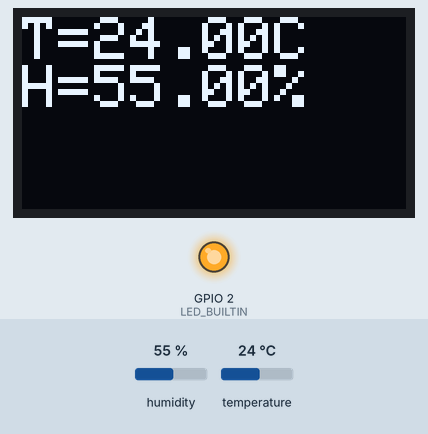
This sketch was run on a simulated ESP8266 (NodeMCU). Parts: 128×64 one-colour display, output pins drawn as LEDs (lit = HIGH, except the on-board LED, lit = LOW). The test bench sets the inputs (shaded band); at power-on: humidity 55 %, temperature 24 °C. WiFi joins after 1.5 s; servers stay silent unless stated; the display library's start-up logo is not drawn; uploads are accepted with an empty reply; what the sketch prints to the serial monitor is not drawn.

Above: at 8.8 s.
8.9 s: humidity set to 22 %
At 12.7 s:
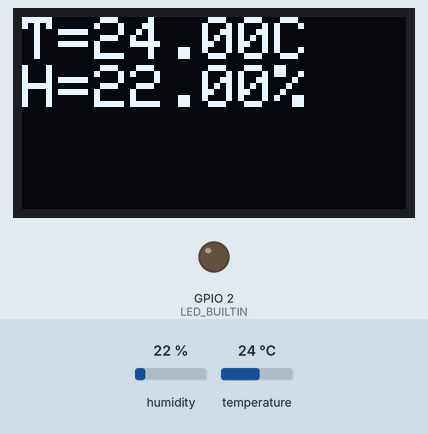
13.3 s: temperature set to 12 °C
At 16.5 s:
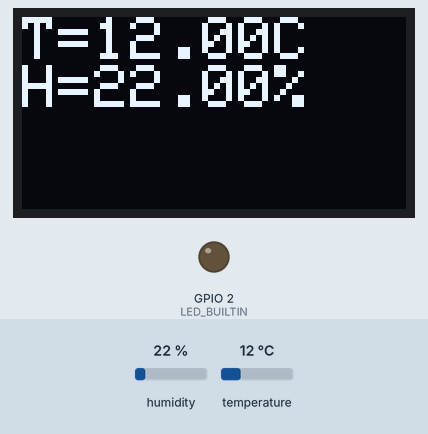
17.6 s: humidity set to 40 %
At 19.3 s:
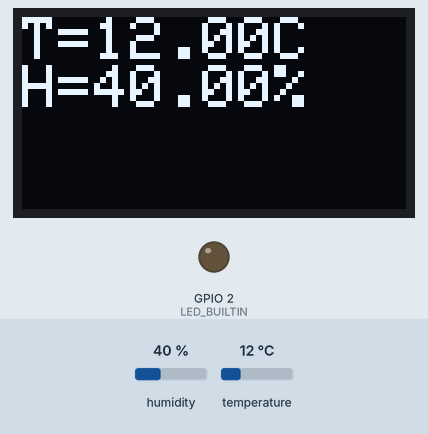
21.9 s: temperature set to 19 °C
At 23.2 s:
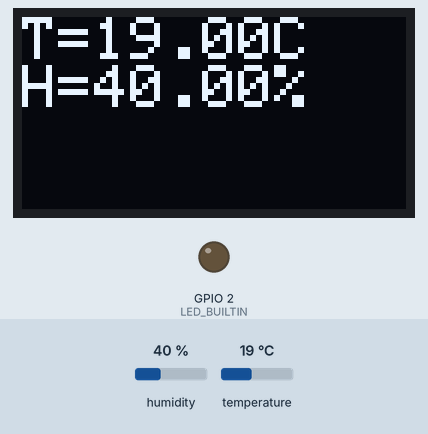
Timing chart, 0 to 24.9 s (numbered marks = the images above; inputs shaded):
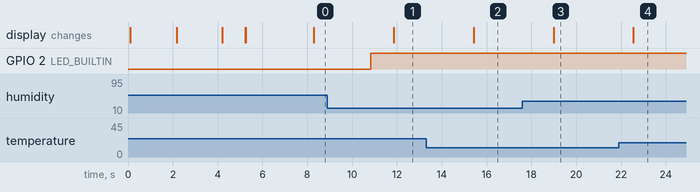

The sketch:

main.ino
```cpp
// Lib WIFI
#include <ESP8266WiFi.h>
// Lib Thérmomètre
#include "DHT.h"
// Lib parsing Json
#include <ArduinoJson.h>
// OLED Library
#include <Adafruit_GFX.h>
#include <Adafruit_SSD1306.h>
// Lib i2c
#include <Wire.h>

#define OLED_RESET 16
Adafruit_SSD1306 display(OLED_RESET);

// Définition pin thérmomètre
#define DHTPIN 14
// Définition type thérmomètre
#define DHTTYPE DHT22
DHT dht(DHTPIN, DHTTYPE,15);

// Variables :
const char* ssid       = "ESTIAM Wifi";
const char* password   = "r8d8c3p0r2d2";
const char* host = "www.dweet.io";
const char* thing = "dht_estiam_florian";       // node sur dweet.io
const char* thing2 = "radctrl_estiam_florian";  // node sur dweet.io
const char* content1 = "T1";                    // température
const char* content2 = "H1";                    // température
const int httpPort = 80;
String line;                                    // Retour du call (avec header)
String url;
int timeout;
String json;
boolean httpBody;

// Setup
void setup() {

  // Vitesse du bus
  Serial.begin(57600);

  // Secure delay
  delay(100);

  // Affectation de la boardled
  pinMode(LED_BUILTIN, OUTPUT);
  // et allumage
  digitalWrite(LED_BUILTIN, LOW);


  display.begin(SSD1306_SWITCHCAPVCC, 0x78>>1);
  display.display();
  delay(2000);
  display.clearDisplay();

  // Récupération des données sur le bus i2c
  dht.begin();

  // Affichage du texte avant connexion
  //[non fonctionnel pour cause de conflit avec la lib Adafruit_SSD1306]
  display.setTextSize(1);
  display.setTextColor(WHITE);
  display.setCursor(0,0);
  display.println("Connecting to ");
  display.print(ssid);
  display.display();
  delay(1000);

  // Initiation de la connexion
  WiFi.begin(ssid, password);

  // ménager l'utilisateur
  while (WiFi.status() != WL_CONNECTED) {
    delay(1000);
    display.print(".");
    display.display();
  }

  // Effacer l'ancien affichage puis afficher l'IP
  display.clearDisplay();
  display.setCursor(0,0);
  display.println("WiFi connected");
  display.println("IP address: ");
  display.println(WiFi.localIP());
  display.display();
  delay(2000);
  display.clearDisplay();

}

// fonction d'affichage de la température sur le lcd
void showTemp(float temp,float hud) {
  display.setTextSize(2);
  display.setTextColor(WHITE);
  display.setCursor(0,0); // température
  display.print("T=");
  display.print(temp);
  display.println("C"); // saut de ligne
  display.print("H="); // humidité
  display.print(hud);
  display.println("%");
  display.display();
  display.clearDisplay();
}

// fonction d'envoi de la température sur dweet.io
void dweetTemp(float temp,float hud) {

  Serial.print("connecting to ");
  Serial.println(host);

  // Ouverture d'une connexion http
  WiFiClient client;
  if (!client.connect(host, httpPort)) {
    Serial.println("connection failed");
    return;
  }

  // formatage du payload
  url = "/dweet/for/";
  url += thing;
  url += "?";
  url += content1;
  url += "=";
  url += temp;
  url += "&";
  url += content2;
  url += "=";
  url += hud;

  Serial.print("Requesting URL: ");
  Serial.println(url);

  // Requète
  client.print(String("GET ") + url + " HTTP/1.1\r\n" +
               "Host: " + host + "\r\n" +
               "User-Agent:Mozilla/5.0(Windows NT 6.3; WOW64; rv:48.0) Gecko/20100101 Firefox/48.0" +
               "Accept:text/html,application/xhtml+xml,application/xml;q=0.9,*/*;q=0.8" +
               "Connection: close\r\n\r\n");
  // Implémentation d'un timeout
  timeout = millis() + 5000;
  while (client.available() == 0) {
    if (timeout - millis() < 0) {
      Serial.println(">>> Client Timeout !");
      client.stop();
      return;
    }
  }

  // Récupération de la réponse
  while(client.available()){
    line = client.readStringUntil('\r');
    Serial.print(line);
  }

  Serial.println();
  Serial.println("closing connection");
}

// Fonction de récupération de l'état voulu du SSR (relai)
void dweetRad() {

  Serial.print("connecting to ");
  Serial.println(host);

  // Ouverture d'une connexion http
  WiFiClient client;
  if (!client.connect(host, httpPort)) {
    Serial.println("connection failed");
    return;
  }

  // Formatage du payload
  url = "/get/latest/dweet/for/";
  url += thing2;
  json = "";
  httpBody = false;

  Serial.print("Requesting URL: ");
  Serial.println(url);

  // Requète
  client.print(String("GET ") + url + " HTTP/1.1\r\n" +
               "Host: " + host + "\r\n" +
               "User-Agent:Mozilla/5.0(Windows NT 6.3; WOW64; rv:48.0) Gecko/20100101 Firefox/48.0" +
               "Accept:text/html,application/xhtml+xml,application/xml;q=0.9,*/*;q=0.8" +
               "Connection: close\r\n\r\n");
  // Timeout
  timeout = millis() + 5000;
  while (client.available() == 0) {
    if (timeout - millis() < 0) {
      Serial.println(">>> Client Timeout !");
      client.stop();
      return;
    }
  }

  // réponse (avec extraction du corp JSON)
  while (client.available()) {
    line = client.readStringUntil('\r');
    if (!httpBody && line.charAt(1) == '{') {
      httpBody = true;
    }
    if (httpBody) {
      json += line;
    }
  }
  Serial.println("Got data:");
  Serial.println(json);

  //##############################################
  // Grosse prise de tête sur le parsing du json #
  //##############################################
  // définition de la taille du buffer
  const size_t bufferSize = JSON_ARRAY_SIZE(1) + JSON_OBJECT_SIZE(1) + JSON_OBJECT_SIZE(3) + JSON_OBJECT_SIZE(4) + 140;
  DynamicJsonBuffer jsonBuffer(bufferSize);

  // Parsing
  JsonObject& root = jsonBuffer.parseObject(json);

  // Récupération de l'état de la requète
  const char* state = root["this"]; // "succeeded"

  // Récupération des datas
  JsonObject& with0 = root["with"][0];          // Le node contenant les Datas
  const char* with0_thing = with0["thing"];     // "radctrl_estiam_florian"
  const char* with0_created = with0["created"]; // "2017-09-28T11:30:19.045Z"

  // Notre fameux booléen qui annonce l'allumage ou l'extiction du radiateur
  int with0_content_radctrl = with0["content"]["radctrl"]; // dépend du retour de l'api

  // verdict :
  Serial.print("Le radiateur doit être allumé : ");
  Serial.println(with0_content_radctrl);

  // Allumage ou extinction du radiateur (simuler par une led : il
  // faisait 26°c en moyenne dans la pièce durant toute la journée) :
  with0_content_radctrl ? digitalWrite(LED_BUILTIN, LOW) : digitalWrite(LED_BUILTIN, HIGH);

  Serial.println();
  Serial.println("closing connection");
}

// Nous entrons dans la boucle principale du programme :
void loop() {
  // Qui doit s'executer toutes les secondes
  delay(1000);

  // lecture des variables
  float h = dht.readHumidity();
  float t = dht.readTemperature();

  // fallback
  if (isnan(h) || isnan(t)) {
    Serial.println("Failed to read from DHT sensor!");
    return;
  }

  // Affichage sur la console
  Serial.print("Humidity: ");
  Serial.print(h);
  Serial.print(" %\t");
  Serial.print("Temperature: ");
  Serial.print(t);
  Serial.print(" *C \n");

  // Execution des fonction
  showTemp(t,h);
  dweetTemp(t,h);
  dweetRad();
}
```

Measured:
- after the input at 8.9 s, the display: changes after 3.0 s (image 1)
- after the input at 13.3 s, the display: changes after 2.1 s (image 2)
- after the input at 17.6 s, the display: changes after 1.4 s (image 3)
- after the input at 21.9 s, the display: changes after 0.66 s (image 4)
